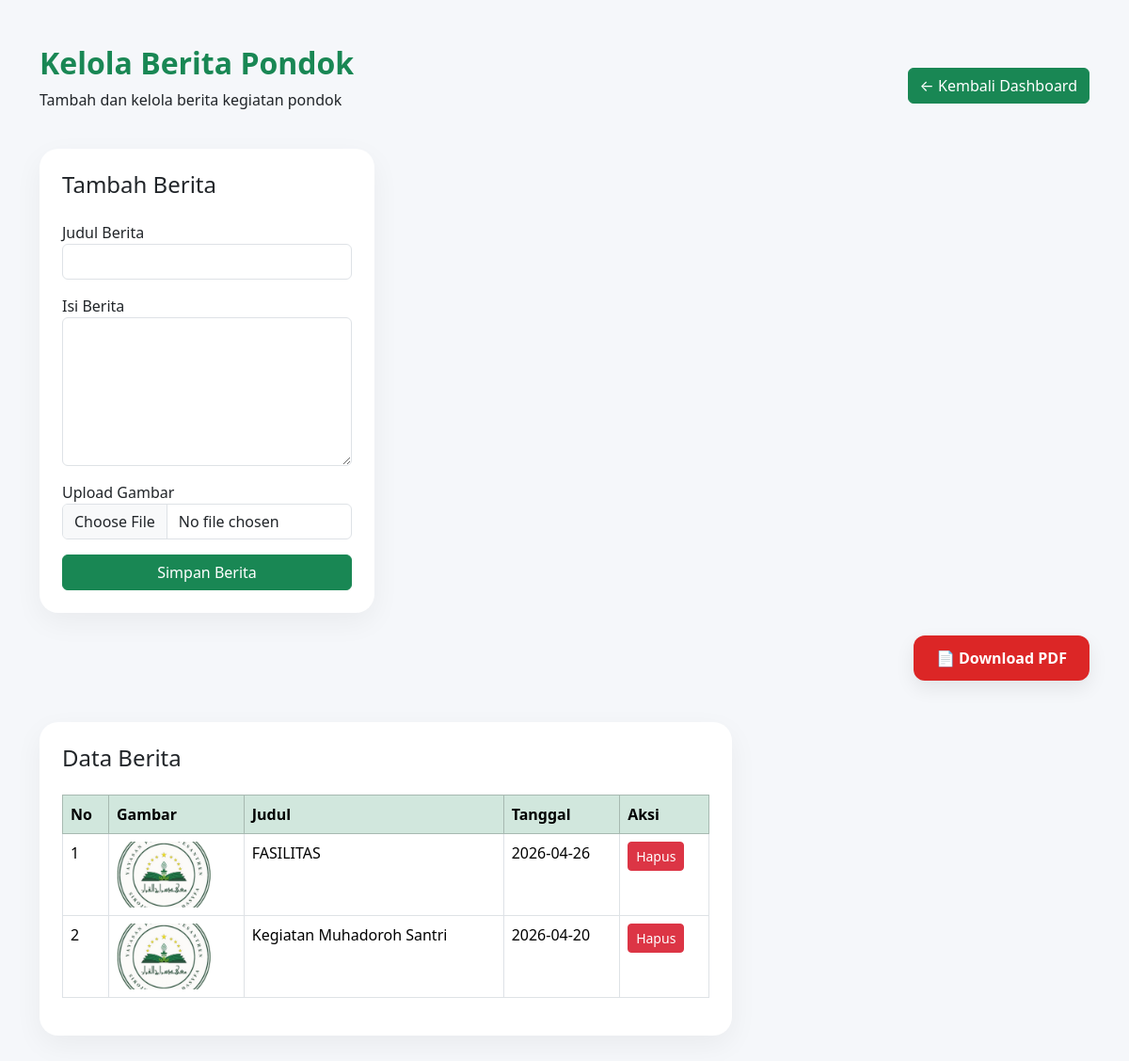
/admin/berita.php (signed in), run on the app's committed database.
### tables this page shows
CREATE TABLE `berita` (
  `id` int NOT NULL,
  `judul` varchar(255) NOT NULL,
  `isi` text NOT NULL,
  `gambar` varchar(255) NOT NULL,
  `tanggal` date NOT NULL
);

### admin/berita.php (the view, shortened to what this page needs)
<?php
include '../config/database.php';
$data = mysqli_query($conn, "SELECT * FROM berita ORDER BY id DESC");
?>
<!DOCTYPE html>
<html lang="id">
<head>
    <link href="https://cdn.jsdelivr.net/npm/bootstrap@5.3.3/dist/css/bootstrap.min.css" rel="stylesheet">
</head>
<body>
    <div class="container py-5">
        <div class="d-flex justify-content-between align-items-center mb-4">
            <div>
                <h2 class="title-page">Kelola Berita Pondok</h2>
                <p>Tambah dan kelola berita kegiatan pondok</p>
            </div>
            <a href="dashboard.php" class="btn btn-success">
                ← Kembali Dashboard
            </a>
        </div>
        <div class="row g-4">
            <div class="col-lg-4">
                <div class="card card-box p-4">
                    <h4 class="mb-4">Tambah Berita</h4>
                    <form method="POST" enctype="multipart/form-data">
                        <div class="mb-3">
                            <label>Judul Berita</label>
                            <input type="text" name="judul" class="form-control" required>
                        </div>
                        <div class="mb-3">
                            <label>Isi Berita</label>
                            <textarea name="isi" rows="6" class="form-control" required></textarea>
                        </div>
                        <div class="mb-3">
                            <label>Upload Gambar</label>
                            <input type="file" name="gambar" class="form-control" required>
                        </div>
                        <button type="submit" name="tambah" class="btn btn-success w-100">
                            Simpan Berita
                        </button>
                    </form>
                </div>
            </div>
            <div style="margin-bottom:20px; display:flex; justify-content:flex-end;">
                <a href="export_berita.php" target="_blank" style="
            background:#dc2626;
            color:white;
            padding:12px 24px;
            border-radius:12px;
            text-decoration:none;
            font-weight:600;
            box-shadow:0 8px 20px rgba(0,0,0,0.08);
            display:inline-block;
            transition:0.3s;
       " onmouseover="this.style.background='#b91c1c'" onmouseout="this.style.background='#dc2626'">
                    📄 Download PDF
                </a>
            </div>
            <div class="col-lg-8">
                <div class="card card-box p-4">
                    <h4 class="mb-4">Data Berita</h4>
                    <div class="table-responsive">
                        <table class="table table-bordered table-hover">
                            <thead class="table-success">
                                <tr>
                                    <th>No</th>
                                    <th>Gambar</th>
                                    <th>Judul</th>
                                    <th>Tanggal</th>
                                    <th>Aksi</th>
                                </tr>
                            </thead>
                            <tbody>
                                <?php if(mysqli_num_rows($data) > 0): ?>
                                <?php $no=1; while($row = mysqli_fetch_assoc($data)): ?>
                                <tr>
                                    <td><?= $no++; ?></td>
                                    <td>
                                        <img src="../uploads/berita/<?= $row['gambar']; ?>" class="img-thumb">
                                    </td>
                                    <td><?= $row['judul']; ?></td>
                                    <td><?= $row['tanggal']; ?></td>
                                    <td>
                                        <a href="?hapus=<?= $row['id']; ?>"
                                            onclick="return confirm('Yakin hapus berita?')"
                                            class="btn btn-danger btn-sm">
                                            Hapus
                                        </a>
                                    </td>
                                </tr>
                                <?php endwhile; ?>
                                <?php endif; ?>
                            </tbody>
                        </table>
                    </div>
                </div>
            </div>
        </div>
    </div>
</body>
</html>

### admin/berita.php (style rules this page uses)
body { background: #f5f7fa; }
.card-box { border: none; border-radius: 20px; box-shadow: 0 10px 30px rgba(0, 0, 0, .05); }
.title-page { color: #198754; font-weight: 700; }
.img-thumb { width: 100px; height: 70px; object-fit: cover; border-radius: 10px; }

### data on the page
berita: gambar (picture), judul "FASILITAS", tanggal "2026-04-26"
berita: judul "Kegiatan Muhadoroh Santri", tanggal "2026-04-20"
